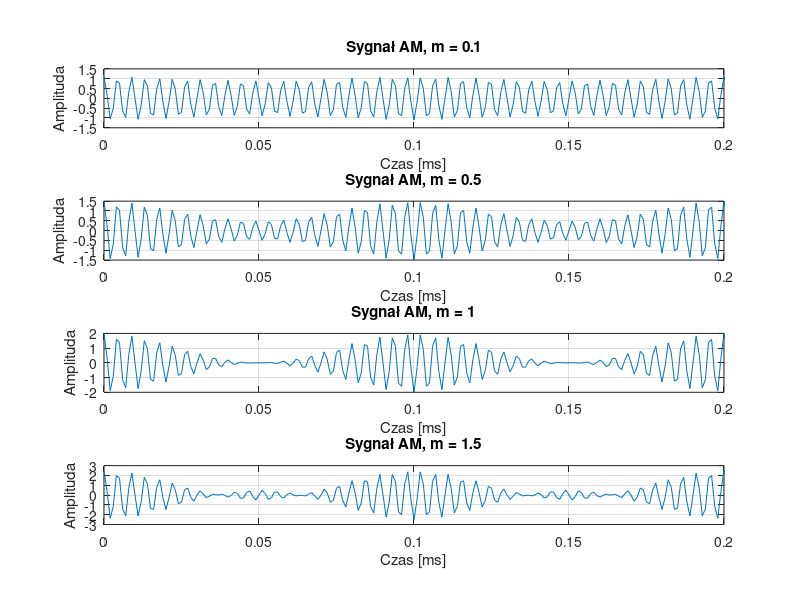

Write the MATLAB code that produced this figure. (Note: this script raises an error after producing the figure.)
% Parametry sygnału
fc = 225e3;       % nośna [Hz]
fm = 10e3;        % modulujący [Hz]
fs = 1e6;         % częstotliwość próbkowania
t = 0:1/fs:1e-3;  % 1 ms sygnału

carrier = cos(2*pi*fc*t);
modulating = cos(2*pi*fm*t);

m_values = [0.1, 0.5, 1, 1.5];

%% --- Figura 1: sygnały czasowe ---
figure('Name','Sygnały AM w dziedzinie czasu','NumberTitle','off');
set(gcf,'Position',[100 100 800 1000]) % powiększ okno

for k = 1:length(m_values)
    m = m_values(k);
    s = (1 + m*modulating) .* carrier;
    
    subplot(length(m_values),1,k)
    plot(t*1e3, s)
    title(['Sygnał AM, m = ', num2str(m)])
    xlabel('Czas [ms]')
    ylabel('Amplituda')
    grid on
    xlim([0 0.2]) % pokaż pierwsze 0.2 ms
end
sgtitle('Sygnały AM - sygnał w dziedzinie czasu')

%% --- Figura 2: widma amplitudowe ---
figure('Name','Widma amplitudowe sygnałów AM','NumberTitle','off');
set(gcf,'Position',[100 100 800 1000]) % powiększ okno

for k = 1:length(m_values)
    m = m_values(k);
    s = (1 + m*modulating) .* carrier;
    
    N = length(s);
    S = fft(s);
    f = (0:N-1)*(fs/N);
    S_mag = abs(S)/N;
    S_mag(2:end-1) = 2*S_mag(2:end-1); % korekta amplitudy
    
    idx_limit = f <= 300e3;
    f_plot = f(idx_limit);
    S_plot = S_mag(idx_limit);
    
    subplot(length(m_values),1,k)
    plot(f_plot/1e3, S_plot, 'b-', 'LineWidth', 1.2)
    xlim([0 300])
    ylim([0 1.2*max(S_plot)])
    grid on
    title(['Widmo amplitudowe AM, m = ', num2str(m)])
    xlabel('Częstotliwość [kHz]')
    ylabel('Amplituda')
    legend('Widmo')
end
sgtitle('Widma amplitudowe sygnałów AM')

